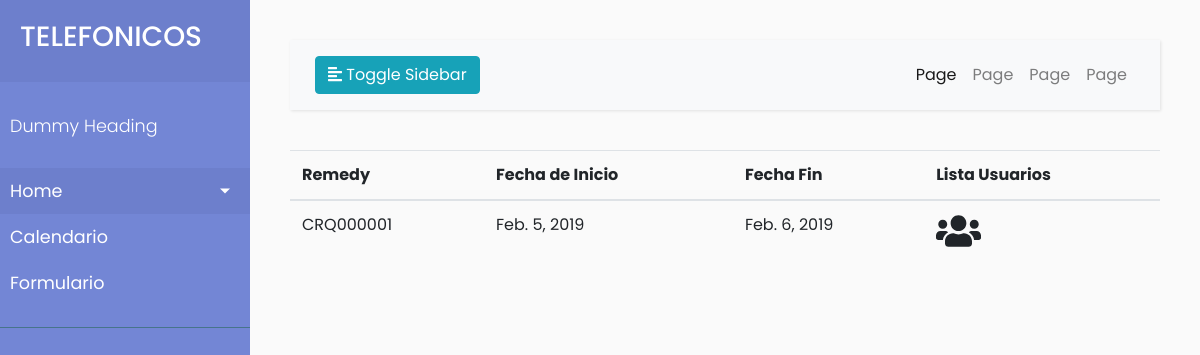
Before: / with the older database file.
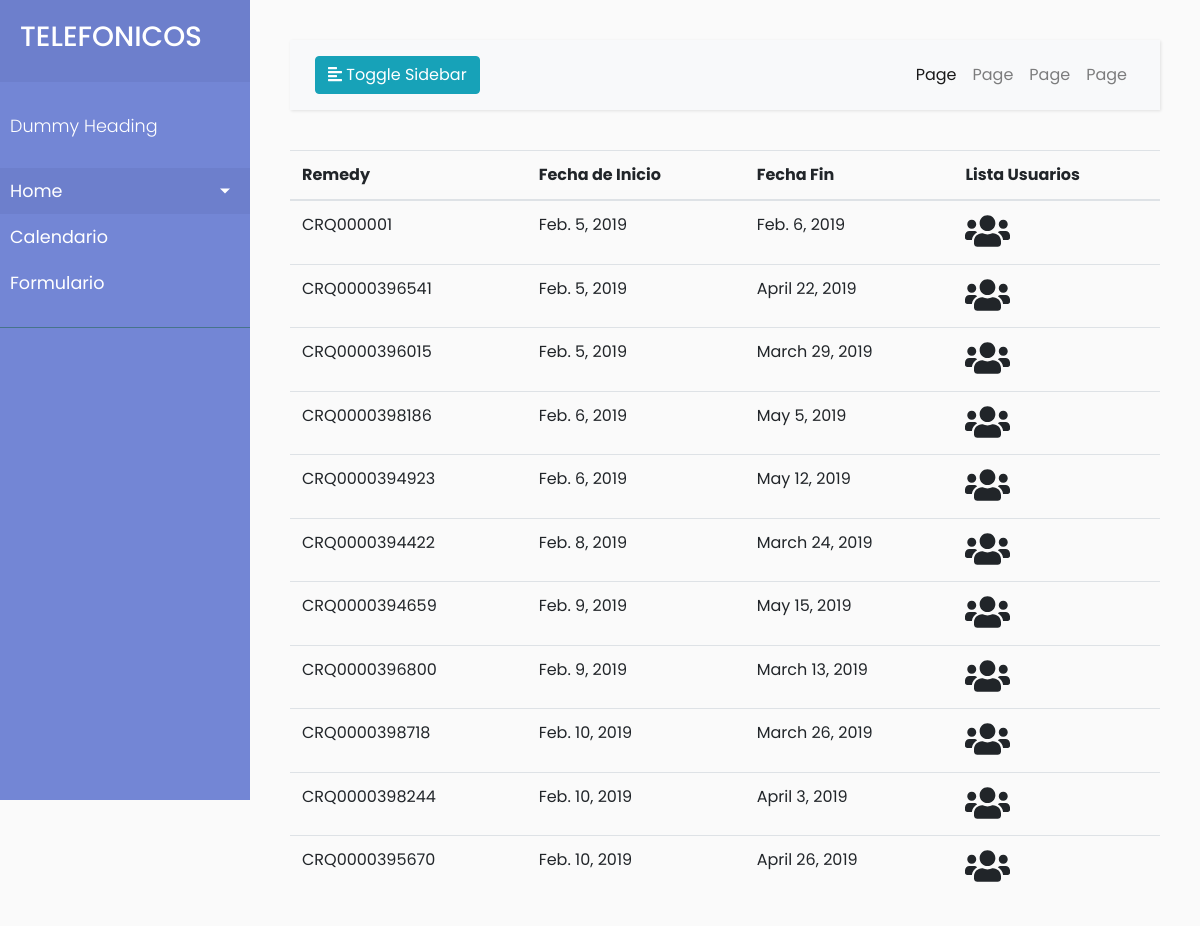
After: the same page with the newer database file.
### t_test/models.py (models this page shows, shortened)
class TareaProgramada(models.Model):
    tareaProgramadaId=models.AutoField(primary_key=True)
    fechaInicio=models.DateField()
    fechaFin=models.DateField()
    infoCore=models.ForeignKey(InfoCore,on_delete=models.CASCADE,blank=True, null=True)
    infoPlanta=models.ForeignKey(InfoPlanta,on_delete=models.CASCADE,blank=True, null=True)

class InfoPlanta(models.Model):
    infoPlantaId=models.AutoField(primary_key=True)
    remedy=models.CharField(max_length=100)
    estado=models.CharField(max_length=45)
    corteS_N=models.BooleanField()
    tipoTrabajo=models.CharField(max_length=45)
    troba=models.ForeignKey(Troba,on_delete=models.CASCADE)

### t_test/views.py (the view)
# urls.py: path('',vi.index,name='index'),
def index (request):
    class NameForm(forms.Form):
        your_name = forms.CharField(label='Your name', max_length=100)
        name = forms.CharField(max_length=30)
        email = forms.EmailField(max_length=254)
        message = forms.CharField(
            max_length=2000,
            widget=forms.Textarea(),
            help_text='Write here your message!'
        )
        source = forms.CharField(       # A hidden input for internal use
            max_length=50,              # tell from which page the user sent the message
            widget=forms.HiddenInput()
        )
    tarea=TareaProgramada.objects.order_by('fechaInicio')
    my_dict={'insert_me':'Vengo de don views.py', 'tarealist':tarea}
    return render(request,'index.html',context=my_dict)

### templates/index.html
<!DOCTYPE html>
{% extends "base2.html" %}
{% block content %}
    <div >
      {%if tarealist%}
        <table class="table table-hover table-stripped">
          <thead>
            <th>Remedy</th>
            <th>Fecha de Inicio</th>
            <th>Fecha Fin</th>
            <th>Lista Usuarios</th>
          </thead>
        {%for t in tarealist%}
        <tr>
          <td>{{t.infoPlanta.remedy}}</td>
          <td>{{t.fechaInicio}}</td>
          <td>{{t.fechaFin}}</td>
          <td >
            <a  href="{% url 't_test:usuarios' t.infoPlanta.troba.trobaId  %}"><i class='fas fa-users' style='font-size:36px'></i></a>
          </td>
        </tr>
        {% endfor %}
      </table>
      {% else %}
      <p>no hay informacion que mostrar </p>
      {%endif%}
    </div>
{% endblock %}

### templates/base2.html (shortened to what this page needs)
<!DOCTYPE html>
  {% load static %}
<html>
<head>
    <link rel="stylesheet" href="https://stackpath.bootstrapcdn.com/bootstrap/4.1.0/css/bootstrap.min.css">
    <link rel="stylesheet" type="text/css" href="{% static 'style2.css' %}">
    <link rel="stylesheet" href="https://cdnjs.cloudflare.com/ajax/libs/malihu-custom-scrollbar-plugin/3.1.5/jquery.mCustomScrollbar.min.css">
</head>
<body>
    <div class="wrapper">
        <nav id="sidebar">
            <div class="sidebar-header">
                <h3><a href="{% url 'index' %}">TELEFONICOS</a></h3>
            </div>
            <ul class="list-unstyled components">
                <p>Dummy Heading</p>
                <li class="active">
                    <a href="#homeSubmenu" data-toggle="collapse" aria-expanded="false" class="dropdown-toggle">Home</a>
                </li>
                <li>
                    <a href="#">Calendario</a>
                </li>
                <li>
                    <a href="{% url 'formulario' %}">Formulario</a>
                </li>
            </ul>
        </nav>
        <div id="content">
            <nav class="navbar navbar-expand-lg navbar-light bg-light">
                <div class="container-fluid">
                    <button type="button" id="sidebarCollapse" class="btn btn-info">
                        <i class="fas fa-align-left"></i>
                        <span>Toggle Sidebar</span>
                    </button>
                    <div class="collapse navbar-collapse" id="navbarSupportedContent">
                        <ul class="nav navbar-nav ml-auto">
                            <li class="nav-item active">
                                <a class="nav-link" href="#">Page</a>
                            </li>
                            <li class="nav-item">
                                <a class="nav-link" href="#">Page</a>
                            </li>
                            <li class="nav-item">
                                <a class="nav-link" href="#">Page</a>
                            </li>
                            <li class="nav-item">
                                <a class="nav-link" href="#">Page</a>
                            </li>
                        </ul>
                    </div>
                </div>
            </nav>
            {% block content %}
            {% endblock %}
            </div>
    </div>
</body>
</html>

### static/style2.css (style rules this page uses)
body { font-family: 'Poppins', sans-serif; background: #fafafa; }
p { font-family: 'Poppins', sans-serif; font-size: 1.1em; font-weight: 300; line-height: 1.7em; color: red; }
a, a:hover, a:focus { color: inherit; text-decoration: none; transition: all 0.3s; }
.navbar { padding: 15px 10px; background: #fff; border: none; border-radius: 0; margin-bottom: 40px; box-shadow: 1px 1px 3px rgba(0, 0, 0, 0.1); }
.wrapper { display: flex; width: 100%; }
#sidebar { width: 250px; position: fixed; top: 0; left: 0; height: 100vh; z-index: 999; background: #7386D5; color: #fff; transition: all 0.3s; }
#sidebar .sidebar-header { padding: 20px; background: #6d7fcc; }
#sidebar ul.components { padding: 20px 0; border-bottom: 1px solid #47748b; }
#sidebar ul p { color: #fff; padding: 10px; }
#sidebar ul li a { padding: 10px; font-size: 1.1em; display: block; }
#sidebar ul li.active>a, a[aria-expanded="true"] { color: #fff; background: #6d7fcc; }
a[data-toggle="collapse"] { position: relative; }
.dropdown-toggle::after { display: block; position: absolute; top: 50%; right: 20px; transform: translateY(-50%); }
#content { width: calc(100% - 250px); padding: 40px; min-height: 100vh; transition: all 0.3s; position: absolute; top: 0; right: 0; }

Changed rows visible on the page:
added TareaProgramada: infoPlanta.remedy "CRQ0000396541", fechaInicio "Feb. 5, 2019", fechaFin "April 22, 2019"
added TareaProgramada: infoPlanta.remedy "CRQ0000396015", fechaInicio "Feb. 5, 2019", fechaFin "March 29, 2019"
added TareaProgramada: infoPlanta.remedy "CRQ0000398186", fechaInicio "Feb. 6, 2019", fechaFin "May 5, 2019"
added TareaProgramada: infoPlanta.remedy "CRQ0000394923", fechaInicio "Feb. 6, 2019", fechaFin "May 12, 2019"
added TareaProgramada: infoPlanta.remedy "CRQ0000394422", fechaInicio "Feb. 8, 2019", fechaFin "March 24, 2019"
added TareaProgramada: infoPlanta.remedy "CRQ0000394659", fechaInicio "Feb. 9, 2019", fechaFin "May 15, 2019"
added TareaProgramada: infoPlanta.remedy "CRQ0000396800", fechaInicio "Feb. 9, 2019", fechaFin "March 13, 2019"
added TareaProgramada: infoPlanta.remedy "CRQ0000398718", fechaInicio "Feb. 10, 2019", fechaFin "March 26, 2019"
added TareaProgramada: infoPlanta.remedy "CRQ0000398244", fechaInicio "Feb. 10, 2019", fechaFin "April 3, 2019"
added TareaProgramada: infoPlanta.remedy "CRQ0000395670", fechaInicio "Feb. 10, 2019", fechaFin "April 26, 2019"
